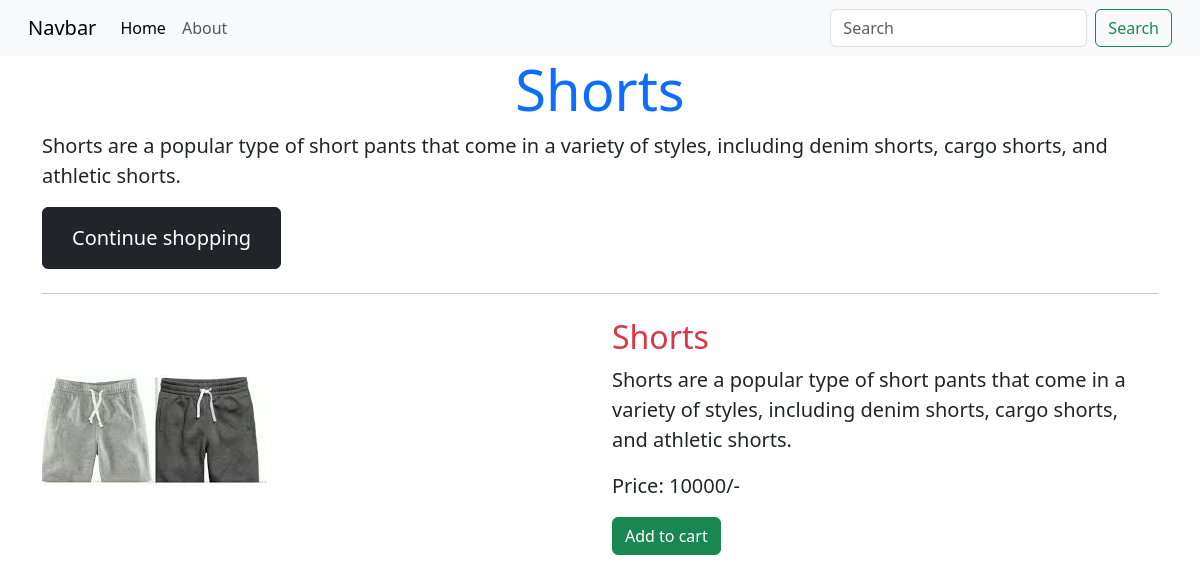
Page /details.php?details_id=5 on the committed database.
### tables this page shows
CREATE TABLE `cloths` (
  `id` int(11) NOT NULL,
  `category_name` varchar(255) NOT NULL,
  `category_desc` text NOT NULL,
  `category_price` float NOT NULL,
  `category_image` varchar(255) NOT NULL
);

### details.php (the view, shortened to what this page needs)
<?php
include "partials/config.php";
include "partials/include/header.php";
?>
<?php
$id = $_GET['details_id'];
$sql = "SELECT * FROM cloths WHERE id=$id";
$result = mysqli_query($con, $sql);
$row = mysqli_fetch_assoc($result);
$category_name = $row['category_name'];
$category_desc = $row['category_desc'];
$category_price = $row['category_price'];
$category_image = $row['category_image'];
?>
<div class="container">
  <div class="jumbotron">
    <h1 class="display-4 text-center text-primary"><?php echo $category_name; ?></h1>
    <p class="lead"><?php echo $category_desc; ?></p>
    <button class="btn btn-dark"><a class="btn btn-dark btn-lg" href="index.php" role="button">Continue shopping</a></button>
    <hr class="my-4">
  </div>
  <div class="row">
    <div class="col-lg-6 col-xm-12">
        <img src="<?php echo $category_image?>" alt="..." class="img-fluid">
    </div>
    <div class="col-lg-6 col-sm-12">
            <h2 class="text center text-danger"><?php echo $category_name; ?></h2>
            <p class="lead"><?php echo $category_desc; ?></p>
            <p class="lead"><strong>Price: </strong><?php echo $category_price; ?>/-</p>
            <button class="btn btn-success">Add to cart</button>
        </div>
  </div>
</div>

### rows in the picture
cloths: category_name "Shorts", category_desc "Shorts are a popular type of short pants that come in a variety of styles, including denim shorts, cargo shorts, and athletic shorts.", category_image (picture), category_price "10000"
